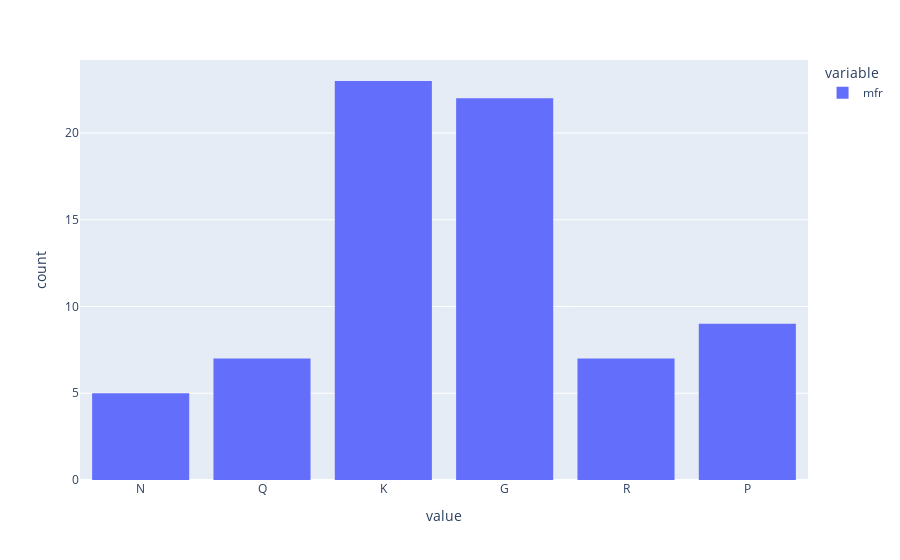

The code cell stored with this chart in its notebook:
### Markdown cell above
Scatterplots with the nominal variables (`mfr` and `type`) aren't that useful, but the numeric scatterplots are interesting.
One in particular that stands out is `rating`, which seems to be negatively related to sugar in a linear way.
That would make sense if the ratings came from Consumer Reports rather than customers!

We could also do histograms to see how the predictor variables are distributed if we wanted to.
However, gradient boosting is such a powerful and flexible method that it is pretty tolerant of data craziness.

Even still, since this is a classification problem, it would be useful to know if our classes are **balanced**, since we know that imbalance means a harder problem:

- `with px do histogram using` a list containing
    - `dataframe [ ]` with `"mfr"` inside

### Code cell
px.histogram(dataframe['mfr'])

#<xml xmlns="https://developers.google.com/blockly/xml"><variables><variable id="+yh,Zg{hON]zy6D~.rH#">px</variable><variable id="Y+grzOaS*0=OHV6zO8m/">dataframe</variable></variables><block type="varDoMethod" id="f`W@,!`/{w:Mj8xg1c]%" x="-93" y="188"><field name="VAR" id="+yh,Zg{hON]zy6D~.rH#">px</field><field name="MEMBER">histogram</field><data>px:histogram</data><value name="INPUT"><block type="lists_create_with" id="PGwpE_*88~]2a_mLEpnr"><mutation items="1"></mutation><value name="ADD0"><block type="indexer" id="T-~9Cv[8P^;NQuvl{!zS"><field name="VAR" id="Y+grzOaS*0=OHV6zO8m/">dataframe</field><value name="INDEX"><block type="text" id="r;i5s[blmRVMONR+41,,"><field name="TEXT">mfr</field></block></value></block></value></block></value></block></xml>

### Figure 1 — Plotly figure (JSON) as saved in the notebook; plotly's stock layout.template omitted (floating-point values rounded to 4 significant figures)
{"data": [{"alignmentgroup": "True", "bingroup": "x", "hovertemplate": "variable=mfr<br>value=%{x}<br>count=%{y}<extra></extra>", "legendgroup": "mfr", "marker": {"color": "#636efa"}, "name": "mfr", "offsetgroup": "mfr", "orientation": "v", "showlegend": true, "type": "histogram", "x": ["N", "Q", "K", "K", "G", "K", "G", "R", "P", "Q", "G", "G", "G", "G", "R", "K", "K", "G", "K", "K", "G", "R", "K", "K", "K", "P", "K", "P", "P", "G", "P", "P", "P", "Q", "G", "P", "K", "K", "G", "Q", "G", "R", "R", "K", "G", "K", "K", "K", "G", "P", "K", "Q", "Q", "Q", "K", "G", "K", "R", "K", "N", "N", "N", "K", "K", "N", "G", "G", "G", "G", "G", "R", "G", "G"], "xaxis": "x", "yaxis": "y"}], "layout": {"autosize": true, "barmode": "relative", "legend": {"title": {"text": "variable"}, "tracegroupgap": 0}, "margin": {"t": 60}, "xaxis": {"anchor": "y", "autorange": true, "domain": [0, 1], "range": [-0.5, 5.5], "title": {"text": "value"}, "type": "category"}, "yaxis": {"anchor": "x", "autorange": true, "domain": [0, 1], "range": [0, 24.21], "title": {"text": "count"}}}}
